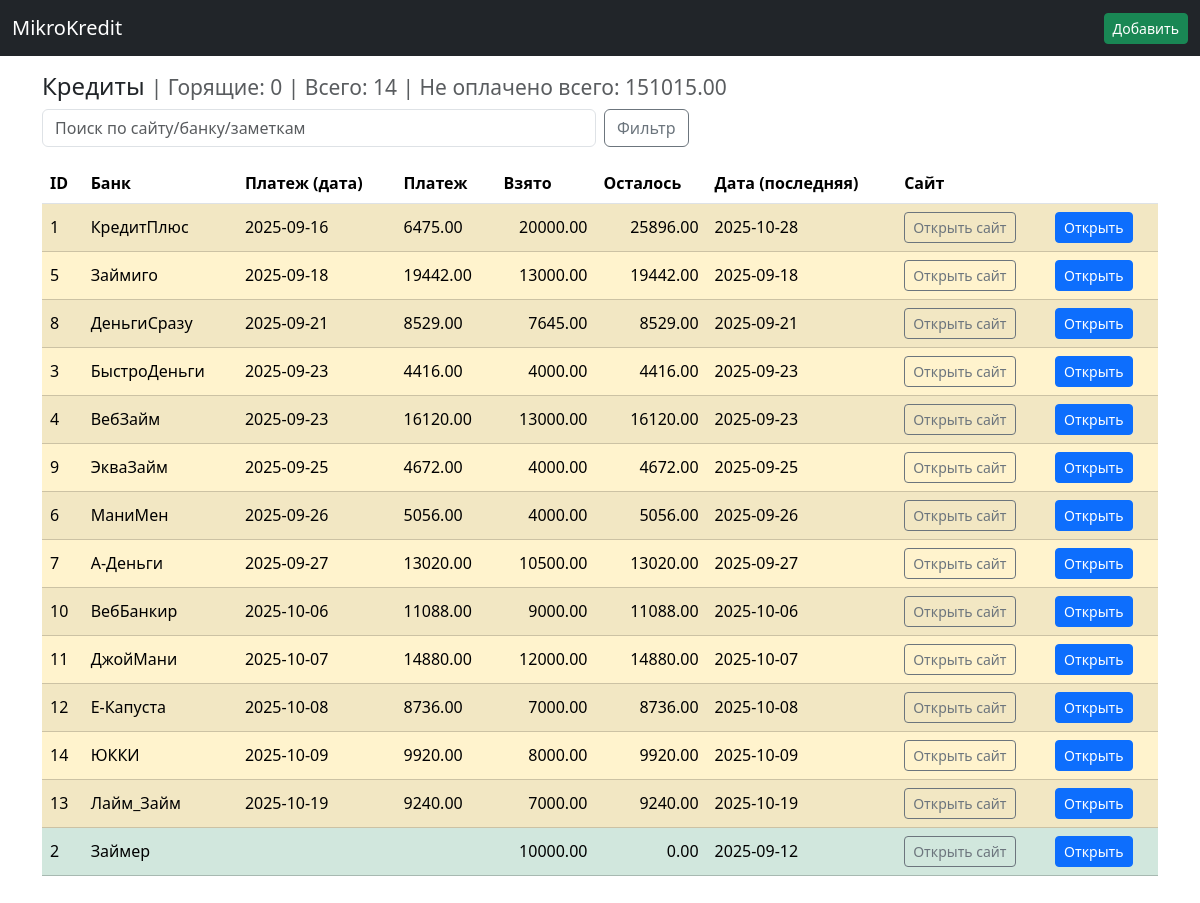
The page / on the database its author committed.
### app/models_sa.py (models this page shows)
class Base(DeclarativeBase):
    pass

class LoanORM(Base):
    __tablename__ = "loans"
    id: Mapped[int] = mapped_column(Integer, primary_key=True, autoincrement=True)
    website: Mapped[str] = mapped_column(String, nullable=False)
    loan_date: Mapped[str] = mapped_column(String, nullable=False)  # YYYY-MM-DD
    amount_borrowed: Mapped[float] = mapped_column(Float, nullable=False)
    amount_due: Mapped[float] = mapped_column(Float, nullable=False)
    due_date: Mapped[str] = mapped_column(String, nullable=False)
    risky_org: Mapped[bool] = mapped_column(Integer, default=0, nullable=False)
    notes: Mapped[Optional[str]] = mapped_column(Text, nullable=True)
    payment_methods: Mapped[Optional[str]] = mapped_column(Text, nullable=True)
    reminded_pre_due: Mapped[bool] = mapped_column(Integer, default=0, nullable=False)
    created_at: Mapped[str] = mapped_column(String, nullable=False)
    is_paid: Mapped[bool] = mapped_column(Integer, default=0, nullable=False)
    org_name: Mapped[Optional[str]] = mapped_column(Text, nullable=True)
    installments: Mapped[List["InstallmentORM"]] = relationship(
        back_populates="loan", cascade="all, delete-orphan"
    )

class InstallmentORM(Base):
    __tablename__ = "installments"
    id: Mapped[int] = mapped_column(Integer, primary_key=True, autoincrement=True)
    loan_id: Mapped[int] = mapped_column(ForeignKey("loans.id", ondelete="CASCADE"), nullable=False)
    due_date: Mapped[str] = mapped_column(String, nullable=False)
    amount: Mapped[float] = mapped_column(Float, nullable=False)
    paid: Mapped[bool] = mapped_column(Integer, default=0, nullable=False)
    paid_date: Mapped[Optional[str]] = mapped_column(String, nullable=True)
    created_at: Mapped[str] = mapped_column(String, nullable=False)
    loan: Mapped[LoanORM] = relationship(back_populates="installments")

### web/views.py (the view)
@bp.route("/")
def index():
    q = (request.args.get("q", "") or "").strip().lower()
    with get_session() as session:
        loans = session.execute(select(LoanORM)).scalars().all()
        if q:
            loans = [l for l in loans if q in (l.org_name or "").lower() or q in (l.website or "").lower() or q in (l.notes or "").lower()]
        enriched = []
        today = date.today()
        total_remaining = 0.0
        urgent_count = 0
        for l in loans:
            unpaid_total = session.execute(
                select(func.coalesce(func.sum(InstallmentORM.amount), 0.0)).where(
                    InstallmentORM.loan_id == l.id, InstallmentORM.paid == 0
                )
            ).scalar_one()
            derived_paid = unpaid_total == 0
            next_row = None if derived_paid else session.execute(
                select(InstallmentORM).where(InstallmentORM.loan_id == l.id, InstallmentORM.paid == 0)
                .order_by(InstallmentORM.due_date.asc(), InstallmentORM.id.asc())
                .limit(1)
            ).scalar_one_or_none()
            last_date = session.execute(
                select(func.max(InstallmentORM.due_date)).where(InstallmentORM.loan_id == l.id)
            ).scalar_one()
            total_due = session.execute(
                select(func.coalesce(func.sum(InstallmentORM.amount), 0.0)).where(InstallmentORM.loan_id == l.id)
            ).scalar_one()
            next_date = (next_row.due_date if next_row else None)
            try:
                days_left = None if next_date is None else (date.fromisoformat(next_date) - today).days
            except Exception:
                days_left = None
            urgent = (days_left is not None) and (days_left < 5)
            if not derived_paid:
                total_remaining += float(unpaid_total or 0.0)
            if urgent and not derived_paid:
                urgent_count += 1
            enriched.append({
                "loan": l,
                "next_date": next_date,
                "next_amount": (next_row.amount if next_row else None),
                "remaining": float(unpaid_total or 0.0),
                "last_date": last_date,
                "paid": derived_paid,
                "urgent": urgent,
            })
        enriched.sort(key=lambda x: ("9999-12-31" if x["next_date"] is None else x["next_date"], x["loan"].id or 0))
        print(f"DEBUG: urgent_count={urgent_count}, total_count={len(loans)}, total_remaining={total_remaining}")
        return render_template("index.html", items=enriched, q=q, urgent_count=urgent_count, total_count=len(loans), total_remaining=total_remaining)

### app/db_sa.py (called while the page is built)
@contextmanager
def get_session():
    session = SessionLocal()
    try:
        yield session
        session.commit()
    except Exception:
        session.rollback()
        raise
    finally:
        session.close()

### web/templates/index.html (shortened to what this page needs)
{% extends 'base.html' %}
{% block content %}
<h4>Кредиты
  <small class="text-muted" style="font-weight: normal;">
    | Горящие: {{ urgent_count or 0 }} | Всего: {{ total_count or 0 }} | Не оплачено всего: {{ '%.2f'|format(total_remaining or 0) }}
  </small>
</h4>
<form class="row g-2 mb-3" method="get" action="{{ url_for('views.index') }}">
  <div class="col-md-6">
    <input class="form-control" type="search" placeholder="Поиск по сайту/банку/заметкам" name="q" value="{{ q or '' }}">
  </div>
  <div class="col-md-6">
    <button class="btn btn-outline-secondary" type="submit">Фильтр</button>
  </div>
</form>
<div class="table-responsive">
<table class="table table-striped align-middle">
  <thead>
    <tr>
      <th>ID</th>
      <th>Банк</th>
      <th>Платеж (дата)</th>
      <th>Платеж</th>
      <th>Взято</th>
      <th>Осталось</th>
      <th>Дата (последняя)</th>
      <th>Сайт</th>
      <th></th>
    </tr>
  </thead>
  <tbody>
    {% for it in items %}
    {% set l = it.loan %}
    <tr class="{{ 'table-success' if it.paid else ('table-danger' if it.urgent else ('table-warning' if it.next_date else '')) }}">
      <td>{{ l.id }}</td>
      <td>{{ l.org_name }}</td>
      <td>{{ it.next_date or '' }}</td>
      <td>{{ '%.2f'|format(it.next_amount) if it.next_amount is not none else '' }}</td>
      <td class="text-end">{{ '%.2f'|format(l.amount_borrowed) }}</td>
      <td class="text-end">{{ '%.2f'|format(it.remaining) }}</td>
      <td>{{ it.last_date or '' }}</td>
      <td>
        {% if l.website %}
          <a class="btn btn-outline-secondary btn-sm" href="{{ l.website if l.website.startswith('http') else 'https://' ~ l.website }}" target="_blank">Открыть сайт</a>
        {% endif %}
      </td>
      <td>
        <a class="btn btn-primary btn-sm" href="{{ url_for('views.loan_edit', loan_id=l.id) }}">Открыть</a>
      </td>
    </tr>
    {% endfor %}
  </tbody>
</table>
</div>
{% endblock %}

### web/templates/base.html (shortened to what this page needs)
<!doctype html>
<html lang="ru">
  <head>
    <link href="https://cdn.jsdelivr.net/npm/bootstrap@5.3.2/dist/css/bootstrap.min.css" rel="stylesheet">
  </head>
  <body>
    <nav class="navbar navbar-expand-lg navbar-dark bg-dark mb-3">
      <div class="container-fluid">
        <a class="navbar-brand" href="{{ url_for('views.index') }}">MikroKredit</a>
        <div>
          <a class="btn btn-sm btn-success" href="{{ url_for('views.loan_edit') }}">Добавить</a>
        </div>
      </div>
    </nav>
    <main class="container mb-5">
      {% block content %}{% endblock %}
    </main>
  </body>
</html>

### rows shown on the page
InstallmentORM: due_date "2025-09-16", amount "6475.00", remaining "25896.00", last_date "2025-10-28"
LoanORM: id "1", org_name "КредитПлюс", amount_borrowed "20000.00"
InstallmentORM: due_date "2025-09-18", amount "19442.00", remaining "19442.00"
LoanORM: id "5", org_name "Займиго", amount_borrowed "13000.00"
InstallmentORM: due_date "2025-09-21", amount "8529.00", remaining "8529.00"
LoanORM: id "8", org_name "ДеньгиСразу", amount_borrowed "7645.00"
InstallmentORM: due_date "2025-09-23", amount "4416.00", remaining "4416.00"
LoanORM: id "3", org_name "БыстроДеньги", amount_borrowed "4000.00"
InstallmentORM: due_date "2025-09-23", amount "16120.00", remaining "16120.00"
LoanORM: id "4", org_name "ВебЗайм", amount_borrowed "13000.00"
InstallmentORM: due_date "2025-09-25", amount "4672.00", remaining "4672.00"
LoanORM: id "9", org_name "ЭкваЗайм", amount_borrowed "4000.00"
InstallmentORM: due_date "2025-09-26", amount "5056.00", remaining "5056.00"
LoanORM: id "6", org_name "МаниМен", amount_borrowed "4000.00"
InstallmentORM: due_date "2025-09-27", amount "13020.00", remaining "13020.00"
LoanORM: id "7", org_name "А-Деньги", amount_borrowed "10500.00"
InstallmentORM: due_date "2025-10-06", amount "11088.00", remaining "11088.00"
LoanORM: id "10", org_name "ВебБанкир", amount_borrowed "9000.00"
InstallmentORM: due_date "2025-10-07", amount "14880.00", remaining "14880.00"
LoanORM: id "11", org_name "ДжойМани", amount_borrowed "12000.00"
InstallmentORM: due_date "2025-10-08", amount "8736.00", remaining "8736.00"
LoanORM: id "12", org_name "Е-Капуста", amount_borrowed "7000.00"
InstallmentORM: due_date "2025-10-09", amount "9920.00", remaining "9920.00"
LoanORM: id "14", org_name "ЮККИ", amount_borrowed "8000.00"
InstallmentORM: due_date "2025-10-19", amount "9240.00", remaining "9240.00"
LoanORM: id "13", org_name "Лайм_Займ", amount_borrowed "7000.00"
LoanORM: id "2", org_name "Займер", amount_borrowed "10000.00"

### other values the page prints
{{ urgent_count or 0 }} "0"
{{ total_count or 0 }} "14"
{{ '%.2f'|format(total_remaining or 0) }} "151015.00"
{{ '%.2f'|format(it.remaining) }} "0.00"
{{ it.last_date or '' }} "2025-09-12"
